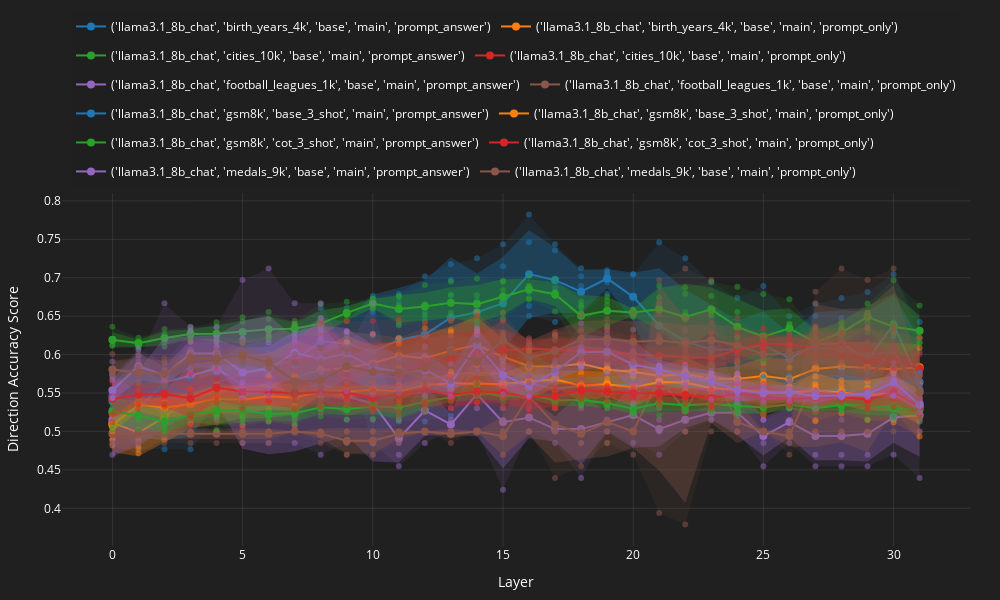
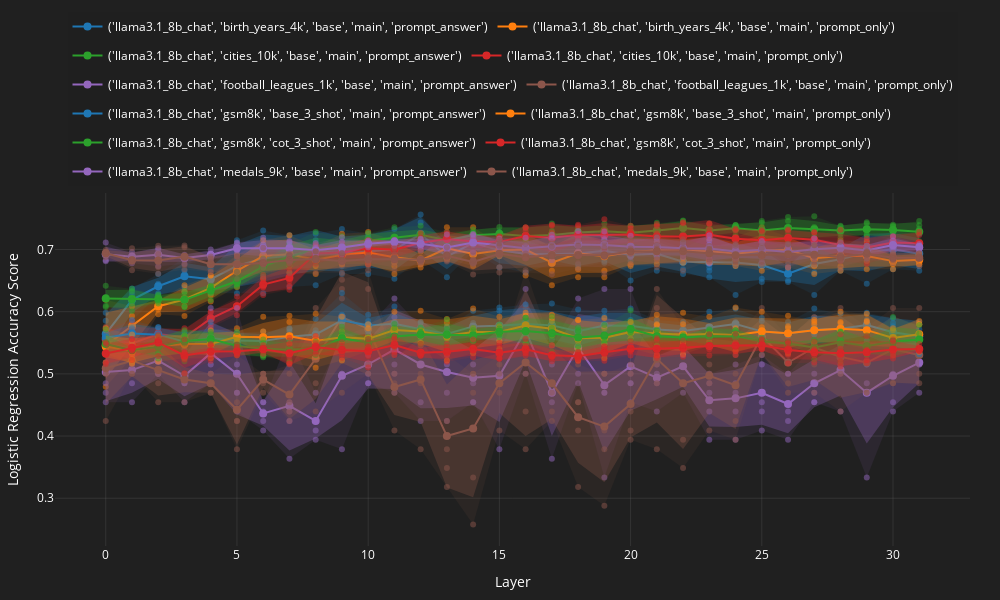

Notebook code for these charts, in order:
### Code cell
for classifier in ["direction", "logistic_regression"]:
    # for metric in ["f1_score", "accuracy_score", "precision_score", "recall_score"]:
    for metric in ["accuracy_score"]:
        plot_dict = {}
        for conf, res_df_ in res_df.groupby(["model_id", "test_dataset_id", "prompt_id", "subset_id", "input_type"]):
            # if conf[4] != "prompt_only":
            #     continue
            
            print(f"{conf=}")
            res_df_pivot = pd.pivot(
                res_df_.drop(columns=["model_id", "test_dataset_id", "prompt_id", "subset_id", "input_type"]),
                index='layer',
                columns='fold',
                # values=['direction_f1_score', 'logistic_regression_f1_score']  # add all metrics you want to keep
            )
            # for classifier in ["direction", "logistic_regression"]:
            #     for metric in ["f1_score", "accuracy_score", "precision_score", "recall_score"]:
            plot_dict[str(conf)] = res_df_pivot[[f"{classifier}_{metric}"]]

        plot_interactive_lineplot(
            plot_dict,
            x_label="Layer",
            y_label=f"{classifier}_{metric}".replace("_", " ").title(),
            save_path=f"./classification_data/figures/res_df_llama31_8B_4_memory_datasets_combined_train_sets_{classifier}_{metric}.html"
        ).show()
